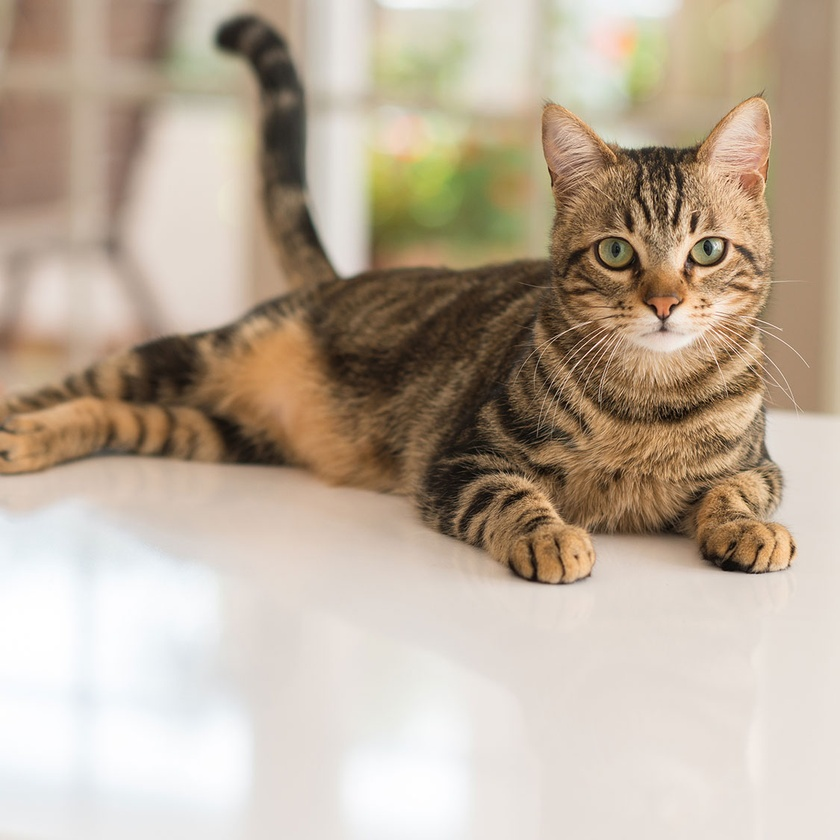
//> input picture TestDir/cat.jpg, 840 x 840 px, shrunk from 1125 x 1125 before the run, given in place of the camera
$ ./CircleDetection   (built with g++ and OpenCV 4)
//> lines starting //> are read from the running program, lines starting //| are printed output that depends on the picture; after the words box and inside, x2 and y2 are one past the last pixel; in counts of white or black regions, pixels touching at a corner belong together
#include <iostream>
#include <opencv2/opencv.hpp>

using namespace std;
using namespace cv;

int main()
{
    cout << "OpenCV Version : " << CV_VERSION << std::endl;
    Mat img;
    namedWindow("Original", 1);
    namedWindow("Circle", 1);
    VideoCapture cap;

    cap.open(0);
    while (cap.isOpened())
    {
        cap >> img;
//> img is the input picture: 840 rows x 840 cols, CV_8UC3; mean B, G, R 154.7, 172.7, 188.2
        Mat gray_img, binary_img, edge_img;
        vector<Vec3f> circles;
        // 색상 영역 변환 BGR -> GRAY
        cvtColor(img, gray_img, COLOR_BGR2GRAY);
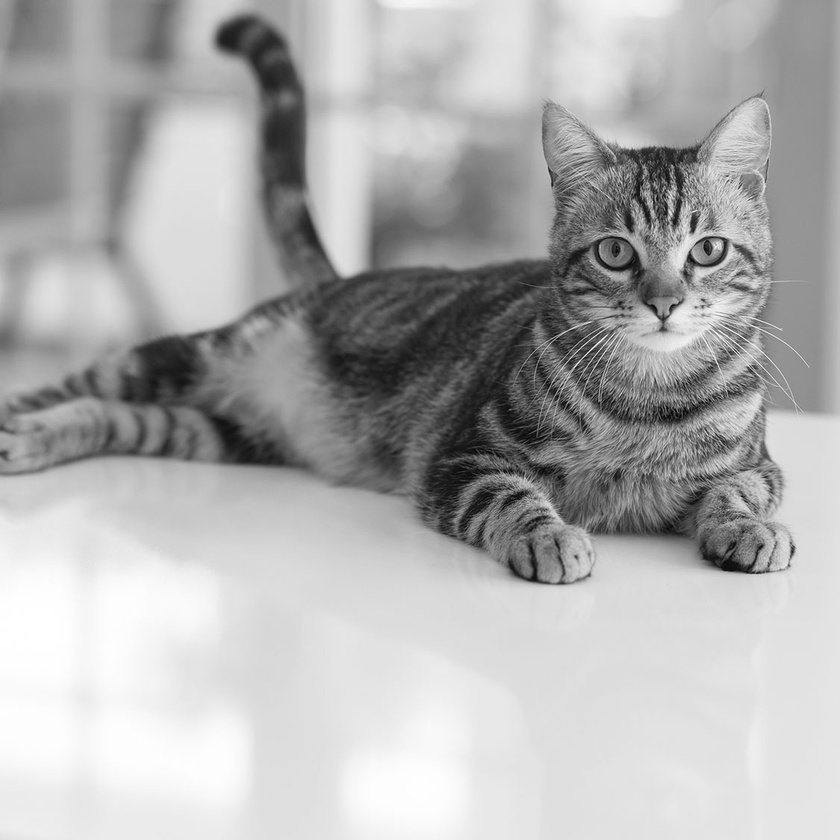
//> gray_img: 840 rows x 840 cols, CV_8UC1; min 2, max 255, mean 175.3
        // 영상 이진화
        threshold(gray_img, binary_img, 200, 255, THRESH_BINARY_INV | THRESH_OTSU);
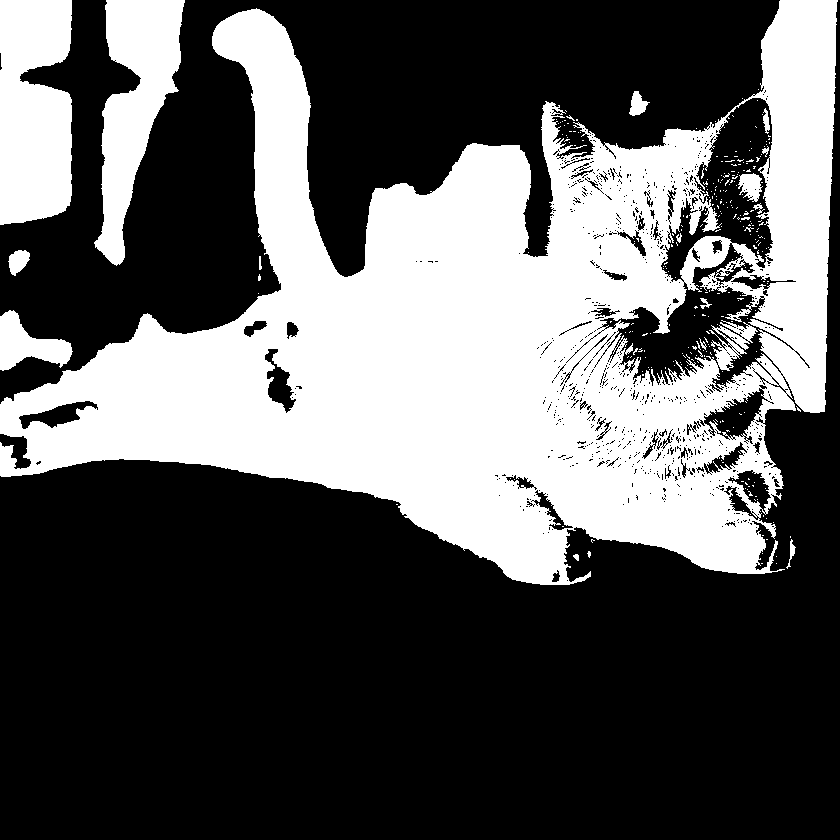
//> binary_img: 840 rows x 840 cols, CV_8UC1; 36.3% white; 298 white regions (281 under 20 px), largest, box (x1, y1, x2, y2) and area: (0, 0, 838, 585) 224675, (0, 0, 72, 225) 14510, (94, 0, 185, 266) 11997
        blur(gray_img, edge_img, Size(3, 3));
        // 케니 엣지
        Canny(edge_img, edge_img, 125,125*3, 3);
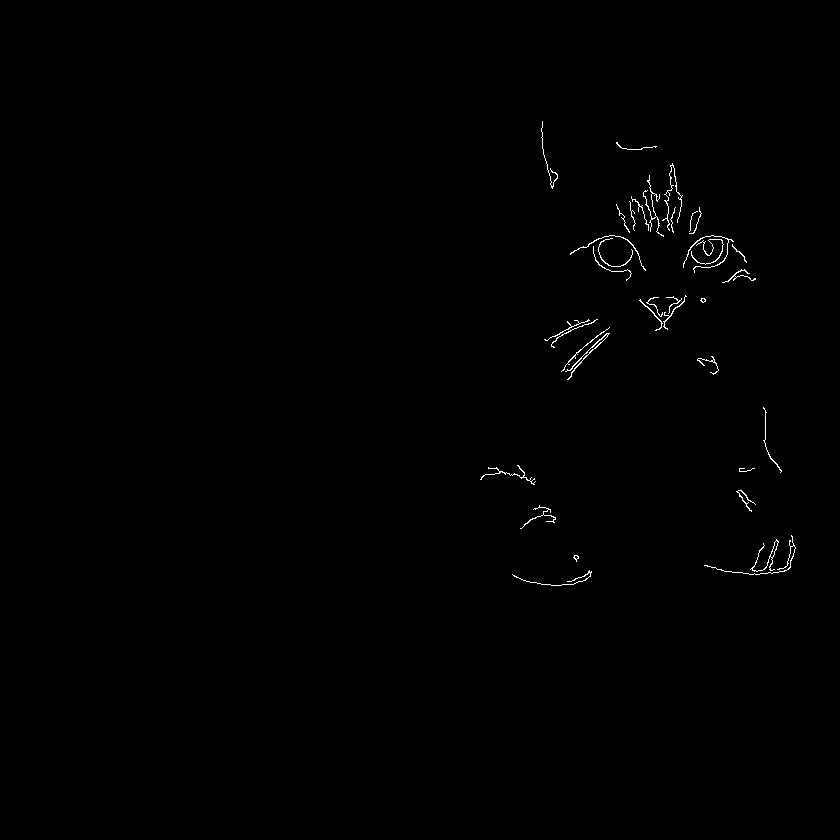
//> edge_img: 840 rows x 840 cols, CV_8UC1; 0.4% white in thin lines or dots, all inside (x1, y1, x2, y2) = (480, 121, 796, 586)
        //허프 Circle 1. 엣지 영상  2. 원 영역 정보를 저장할 벡터 3. 허프 계산 방식 4. 최소 지름 5. 최대 지름 6,7: 민감도(별 쓸모 없음)
        HoughCircles(edge_img, circles, CV_HOUGH_GRADIENT, 2, edge_img.rows/4, 70, 150);
//> circles = empty
        Mat circle_img = img.clone();
        for (size_t i = 0; i < circles.size(); i++)
        {
            // 객체 설명 참조
            Point center(cvRound(circles[i][0]), cvRound(circles[i][1]));
            int t = cvRound(circles[i][2]);
            circle(circle_img, center, 3, Scalar(0, 255, 0), -1, 8, 0);
            circle(circle_img, center, t, Scalar(0, 255, 0), 3, 8, 0);
        }
//> this loop made 0 passes
        imshow("Circle" ,circle_img);
        imshow("Original", img);

        if(waitKey(30)==27)
//> the Esc key is pressed
        {
            break;
        }
    }
    destroyWindow("Original");
    destroyWindow("Circle");
    return 0;
}
